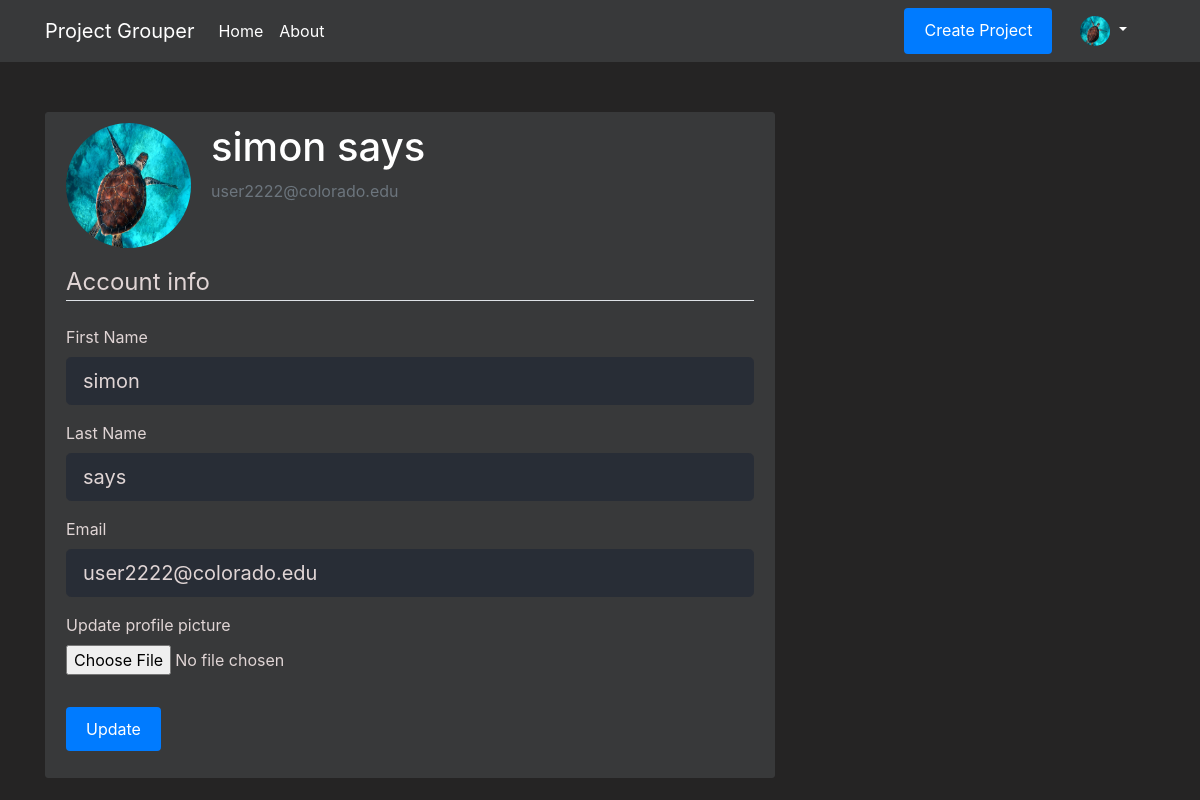
Page /account (signed in) on the committed database.
### flaskapp/models.py (models this page shows, shortened)
class Users(db.Model, UserMixin):
    __tablename__ = 'user'
    id = db.Column(db.Integer, primary_key=True, nullable=False)
    first_name = db.Column(db.String(20), nullable=False)
    last_name = db.Column(db.String(20), nullable=False)
    email = db.Column(db.String(50), unique=True, nullable=False)
    password = db.Column(db.String(20), nullable=False)
    profile_image = db.Column(db.String(20), nullable=False, default="Portrait_Placeholder.png")
    date_joined = db.Column(db.DateTime, nullable=False, default=datetime.utcnow)
    is_moderator = db.Column(db.Boolean, default=False, nullable=False)
    languages = db.relationship('Languages', secondary=UserLanguages, lazy='subquery', backref="get_users")
    careers = db.relationship('Careers', secondary=UserCareers, lazy='subquery', backref="get_users")

### flaskapp/routes.py (the view)
@app.route("/account", methods=['GET', 'POST'])
@login_required
def account():
    form = UpdateAccountForm()
    if form.validate_on_submit() and request.method == 'POST':
        if form.picture.data:  # Save and Set profile picture
            picture_file = save_picture_helper(form.picture.data)
            current_user.profile_image = picture_file
        current_user.first_name = form.firstname.data
        current_user.last_name = form.lastname.data
        current_user.email = form.email.data
        db.session.commit()
        flash("You've successfully updated your account!", category="success")
        return redirect(url_for('account'))
    elif request.method == 'GET':
        form.email.data = current_user.email
        form.firstname.data = current_user.first_name
        form.lastname.data = current_user.last_name
    image_file = url_for('static', filename=f'/profile_pics/{current_user.profile_image}')
    return render_template('account.html', title='Account', image_file=image_file, form=form)

### flaskapp/forms.py (shortened to what this page needs)
class UpdateAccountForm(FlaskForm):
    firstname = StringField('First Name',
                           validators=[DataRequired(), Length(min=1, max=15)])
    lastname = StringField('Last Name',
                           validators=[DataRequired(), Length(min=1, max=15)])
    email = StringField('Email',
                        validators=[DataRequired(), Email(), validators.Regexp(coloradoEmail_regex)])
    picture = FileField('Update profile picture',
                            validators=[FileAllowed(['jpg','png'])])
    submit = SubmitField('Update')

### flaskapp/models.py (called while the page is built)
@login_manager.user_loader
def load_user(user_id):
    return Users.query.get(int(user_id))

### flaskapp/templates/account.html (shortened to what this page needs)
{% extends "layout.html" %}
{% block content %}
<body class=dark>
    <div class="content-section">
        <div class="media">
          <img class="rounded-circle account-img" src="{{ image_file }}">
          <div class="media-body">
            <h3 class="account-heading">{{current_user.first_name}} {{current_user.last_name}}</h3>
            <p class="text-secondary">{{current_user.email}}</p>
          </div>
        </div>
        <form method="POST" action="" enctype="multipart/form-data">
            <fieldset class="form-group">
                <legend class="border-bottom mb-4">Account info</legend>
                <div class="form-group">
                    {{ form.firstname.label(class="form-control-label") }}
                    {% if form.firstname.errors %}
                        {{form.firstname(class="form-control form-control-lg is-invalid") }}
                    <div class="invalid-feedback">
                        {% for error in form.firstname.errors %}
                            <span>{{ error }}</span>
                        {% endfor %}
                    </div>
                    {% else %}
                        {{ form.firstname(class="form-control form-control-lg") }}
                    {%endif %}
                </div>
                <div class="form-group">
                    {{ form.lastname.label(class="form-control-label") }}
                    {% if form.lastname.errors %}
                        {{form.lastname(class="form-control form-control-lg is-invalid") }}
                    <div class="invalid-feedback">
                        {% for error in form.lastname.errors %}
                            <span>{{ error }}</span>
                        {% endfor %}
                    </div>
                    {% else %}
                        {{ form.lastname(class="form-control form-control-lg") }}
                    {%endif %}
                </div>
                <div class="form-group">
                    {{ form.email.label(class="form-control-label") }}
                        {% if form.email.errors %}
                    {{ form.email(class="form-control form-control-lg is-invalid") }}
                    <div class="invalid-feedback">
                        {% for error in form.email.errors %}
                            <span>{{ error }}</span>
                        {% endfor %}
                    </div>
                    {% else %}
                        {{ form.email(class="form-control form-control-lg") }}
                    {%endif %}
                </div>
                <div class="form-group">
                    {{ form.picture.label() }}
                    {{ form.picture(class="form-control-file") }}
                </div>
            </fieldset>
            <div class="form-group">
                {{ form.submit(class="btn btn-primary") }}
            </div>
        </form>
      </div>
</body>
{% endblock content %}

### flaskapp/templates/layout.html (shortened to what this page needs)
<!DOCTYPE html>
<html lang="en">
<head>
    <link rel="stylesheet" href="https://maxcdn.bootstrapcdn.com/bootstrap/4.0.0/css/bootstrap.min.css">
    <link rel="stylesheet" type="text/css" href="{{ url_for('static', filename='/main.css') }}">
</head>
<body>
    <header class="site-header">
        <nav class="navbar navbar-expand-md navbar-dark bg-steel fixed-top">
            <div class="container">
                <a class="navbar-brand" href="/"> Project Grouper </a>
                <div class="collapse navbar-collapse" id="navbarToggle">
                    <div class="navbar-nav mr-auto">
                        <a class="nav-item nav-link" href="{{ url_for('home') }}">Home</a>
                        <a class="nav-item nav-link" href="{{ url_for('about') }}">About</a>
                    </div>
                    <div class="navbar-nav">
                        {% if current_user.is_authenticated %}
                            <a class="btn btn-primary btn-sml" href="{{ url_for('new_project') }}">Create Project</a>
                            <li class="nav-item dropdown">
                                <a class="nav-link dropdown-toggle" href="#" id="navbarDropdownMenuLink" role="button" data-toggle="dropdown" aria-haspopup="true" aria-expanded="false">
                                    <img src="{{ url_for('static', filename='profile_pics/' + current_user.profile_image) }}" width="30" height="30" class="rounded-circle">
                                </a>
                        {% else %}
                            <a class="nav-item nav-link" href="{{ url_for('login') }}">Login</a>
                            <a class="nav-item nav-link" href="{{ url_for('register') }}">Register</a>
                        {% endif %}
                    </div>
                </div>
            </div>
        </nav>
    </header>
    <main role="main" class="container">
      <div class="row">
        <div class="col-md-8">
          {% block content %}
          {% endblock %}
        </div>
      </div>
    </main>
</body>
</html>

### flaskapp/static/main.css (style rules this page uses)
.btn-primary { border: none; color: #ffffff; padding: 10px 20px; cursor: pointer; }
.navbar-nav > li { padding-left:20px; padding-right:20px; }
body.dark .form-control { background-color: #282d36; border-color: #282d36; color: #e0d5d5; }
body { background: #252424; color: #e0d5d5; margin-top: 7rem; }
h1, h2, h3, h4, h5, h6 { color: #ffffff; }
.bg-steel { background-color: #38393a; }
.site-header .navbar-nav .nav-link { color: #ffffff; }
.content-section { background: #38393a; padding: 10px 20px; border: 1px solid #38393a; border-radius: 3px; margin-bottom: 20px; }
.account-img { height: 125px; width: 125px; margin-right: 20px; margin-bottom: 16px; }
.account-heading { font-size: 2.5rem; }

### rows in the picture
Users: profile_image (placeholder picture), first_name "simon", last_name "says", email "user2222@colorado.edu"
